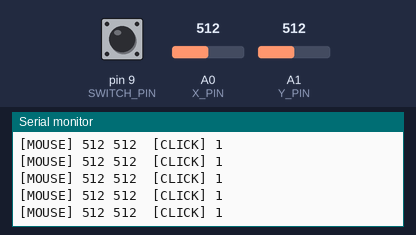
Bench run of a sketch on a simulated Arduino Uno, built with avr-gcc and run on an emulated ATmega328P. On the bench: the last lines printed to the serial monitor. Inputs (shaded band) come from the test bench; at power-on: A0 (X_PIN) = 512, pin 9 (SWITCH_PIN) HIGH, A1 (Y_PIN) = 512.

Above: at 1.2 s.
1.3 s: A0 (X_PIN) set to 106
At 1.8 s:
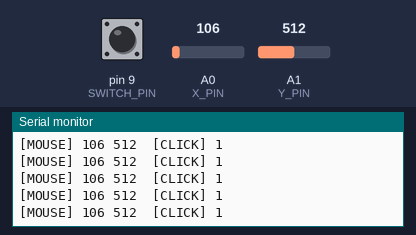
4.3 s: A0 (X_PIN) set to 88
At 5.3 s:
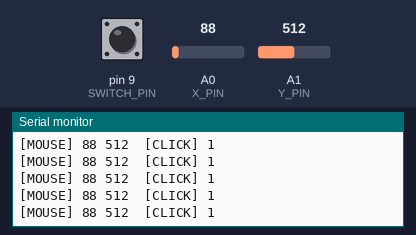
Timing chart, 0 to 5.7 s (numbered marks = the images above; inputs shaded):
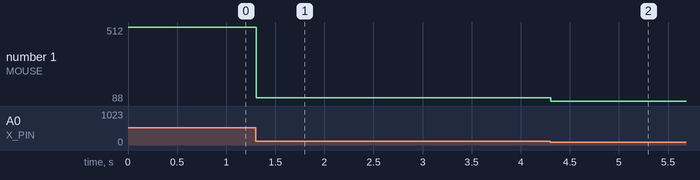

The sketch:

Joystick-Mouse.ino
```cpp
const int SWITCH_PIN = 9;
const int X_PIN = A0;
const int Y_PIN = A1;

void setup() {
  pinMode(SWITCH_PIN, INPUT_PULLUP);
  pinMode(X_PIN, INPUT);
  pinMode(Y_PIN, INPUT);
  Serial.begin(115200);
}

void loop() {
  int xValue = analogRead(X_PIN);
  int yValue = analogRead(Y_PIN);
  int switchState = digitalRead(SWITCH_PIN);
  Serial.print("[MOUSE] " + String(xValue) + " " + String(yValue));
  Serial.println("\t[CLICK] " + String(switchState));
}
```

Measured:
- after the input at 1.3 s, the serial monitor: prints a new line at once (image 1)
- after the input at 4.3 s, the serial monitor: prints a new line at once (image 2)
- plotted number 1: 512 → 106 after the input at 1.3 s, 106 → 88 after the input at 4.3 s
